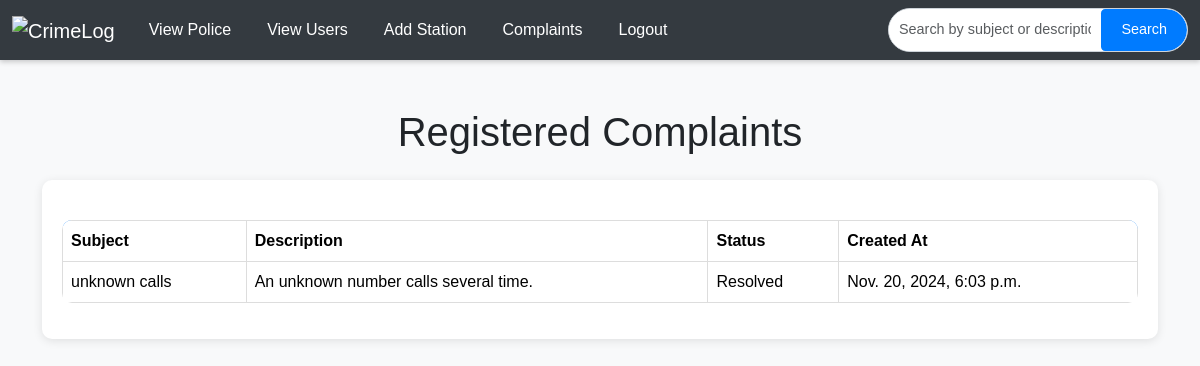
Before: /viewcomplaint/ with the older database file.
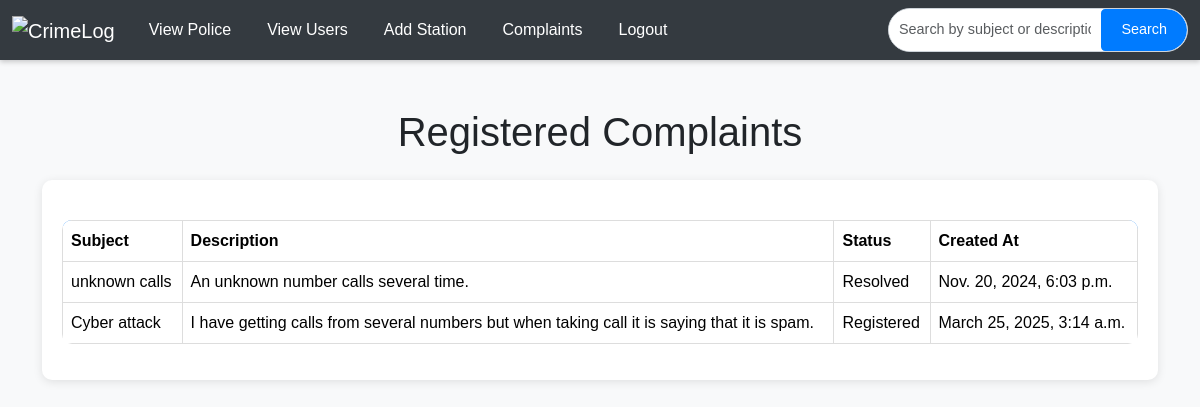
After: the same page with the newer database file.
### app/models.py (models this page shows, shortened)
class Complaint(models.Model):
    user = models.ForeignKey(User, on_delete=models.CASCADE)
    police = models.ForeignKey(Police, on_delete=models.CASCADE)
    subject = models.CharField(max_length=255)
    description = models.TextField()
    image = models.ImageField(upload_to='complaint_images/', null=True, blank=True)  # New Image Field
    status = models.CharField(max_length=50, choices=[('Pending', 'Pending'), ('Registered', 'Registered'), ('Resolved', 'Resolved')], default='Pending')
    created_at = models.DateTimeField(auto_now_add=True)
    registered_at = models.DateTimeField(null=True, blank=True)  # Optional

### app/views.py (the view)
# urls.py: path('viewcomplaint/',views.viewcomplaint,name='viewcomplaint'),
def viewcomplaint(req):
    query = req.POST.get('query', '')  # Retrieve the search query from the POST request
    if query:
        data = Complaint.objects.filter(
            Q(subject__icontains=query) | Q(description__icontains=query)
        )
    else:
        data = Complaint.objects.all()  # Return all complaints if no query is provided
    return render(req, 'admin/viewcomplaint.html', {'data': data, 'query': query})

### templates/admin/viewcomplaint.html (shortened to what this page needs)
<!DOCTYPE html>
<html lang="en">
<head>
    <link href="https://cdn.jsdelivr.net/npm/bootstrap@5.3.3/dist/css/bootstrap.min.css" rel="stylesheet">
    <link href="https://cdn.jsdelivr.net/npm/bootstrap-icons/font/bootstrap-icons.css" rel="stylesheet">
</head>
<body>
    <nav id="nav" class="navbar navbar-expand-lg navbar-dark sticky-top">
        <div class="container-fluid">
            <a class="navbar-brand" href="../viewcomplaint">
                <img id="logo" src="../static/images/complaints-text-on-red-round-grungy-texture-stamp-2HEHM9A.jpg" alt="CrimeLog" style="max-height: 50px;">
            </a>
            <div class="collapse navbar-collapse" id="mynavbar">
                <ul class="navbar-nav me-auto">
                    <li class="nav-item"><a class="nav-link" href="../viewpolice">View Police</a></li>
                    <li class="nav-item"><a class="nav-link" href="../viewusers">View Users</a></li>
                    <li class="nav-item"><a class="nav-link" href="../addstation">Add Station</a></li>
                    <li class="nav-item"><a class="nav-link" href="../viewcomplaint">Complaints</a></li>
                    <li class="nav-item"><a class="nav-link" href="../logout">Logout</a></li>
                </ul>
                <div class="search-input-group">
                    <form method="post" action="{% url 'viewcomplaint' %}">
                        <input class="form-control" type="text" name="query" placeholder="Search by subject or description..." value="{{ query|default:'' }}">
                        <button class="btn btn-primary" type="submit">Search</button>
                    </form>
                </div>
            </div>
        </div>
    </nav>
    <div class="container mt-5">
        <h1 class="text-center mb-4">Registered Complaints</h1>
        <div class="table-container">
            <table class="table">
                <thead>
                    <tr>
                        <th>Subject</th>
                        <th>Description</th>
                        <th>Status</th>
                        <th>Created At</th>
                    </tr>
                </thead>
                <tbody>
                    {% for i in data %}
                    <tr>
                        <td>{{ i.subject }}</td>
                        <td>{{ i.description }}</td>
                        <td>{{ i.status }}</td>
                        <td>{{ i.created_at }}</td>
                    </tr>
                    {% empty %}
                    <tr>
                        <td colspan="4" class="no-complaints">No complaints registered.</td>
                    </tr>
                    {% endfor %}
                </tbody>
            </table>
        </div>
    </div>
</body>
</html>

Changed rows visible on the page:
added Complaint: subject "Cyber attack", description "I have getting calls from several numbers but when taking call it is saying that it is spam.", status "Registered", created_at "March 25, 2025, 3:14 a.m."
